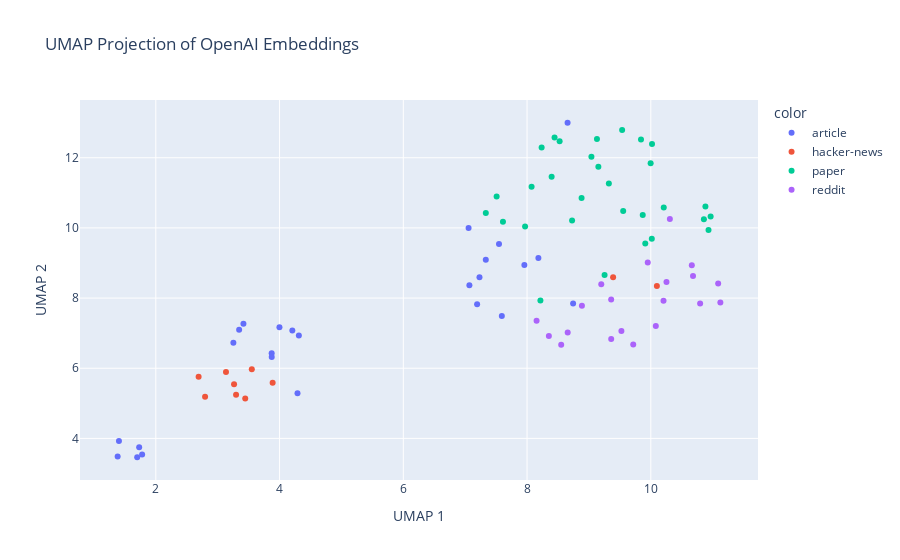

Notebook source saved alongside this figure:
### Code cell
client = OpenAI()

# Generate OpenAI embeddings
def get_openai_embeddings(texts):
    responses = []
    for text in texts:
        if len(text) > 8192:
            text = text[:8192]
        response = client.embeddings.create(input = [text], model="text-embedding-3-small").data[0].embedding
        print(response)
        responses.append(response)
    return responses

openai_embeddings = get_openai_embeddings(processed_documents)

# Apply UMAP to OpenAI embeddings
umap_openai = umap.UMAP(n_neighbors=5, min_dist=0.3, metric='cosine')
openai_umap_embeddings = umap_openai.fit_transform(openai_embeddings)

# Combine titles, texts, and types for hover information
hover_texts = [f"Title: {entry[0]}" for key in data for entry in data[key]]
document_types = [entry[2] for key in data for entry in data[key]]

# Create interactive plot for OpenAI embeddings
fig_openai = px.scatter(
    x=openai_umap_embeddings[:, 0], y=openai_umap_embeddings[:, 1],
    color=document_types, hover_data={'text': hover_texts},
    labels={'x': 'UMAP 1', 'y': 'UMAP 2'},
    title='UMAP Projection of OpenAI Embeddings'
)

# Update hover data
fig_openai.update_traces(marker=dict(size=5),
                         selector=dict(mode='markers+text'))

fig_openai.show()

### Figure 1 — Plotly figure (JSON) as saved in the notebook; plotly's stock layout.template omitted (floating-point values rounded to 4 significant figures)
{"data": [{"customdata": [["Title: Here's the moment Nvidia became the AI king and what it must do this week to keep the throne"], ["Title: Tens Summoned by Criminal Police Over Protests"], ["Title: How are you using AI to cope with grief? We want to hear from you"], ["Title: Border Patrol agents reveal how easily terrorists and killers get into US despite being screened"], ["Title: Tech firm set to launch AI product, train students"], ["Title: German, French Leaders Say Georgian Government, Ruling Party “Deviate” from EU Path"], ["Title: Process of making passport will be made easier, says Naqvi"], ["Title: Brace up for AI, robotics, automation threats, CIPM boss charges workers"], ["Title: Buildout, Inc. Unveils Game-Changing Technology Stack including an AI-Enabled Mobile App"], ["Title: Danny Batth hints he's set to become free agent less than a year after Norwich City move in 42-word message"], ["Title: Personal Data Protection Service Says Regulatory Clarifications are Necessary in the Agents’ Law"], ["Title: Denver Broncos could resurrect career of former All-Pro wide receiver"], ["Title: 20 Premier League free agents Leeds United could sign including Arsenal, Newcastle United and Everton stars"], ["Title: Among AI infrastructure hopefuls, Qualcomm has become an unlikely ally"], ["Title: Bruins’ Jeremy Swayman Shares Clear Goal For Free Agency"], ["Title: Fund thesis: AI is the X-factor "], ["Title: Despite Salaries Below $500,000, Here’s How College Football Coaches Build Million-Dollar Empires"], ["Title: Customer service staff hired at HMRC – without speaking to a human"], ["Title: Swecha to develop Telugu language-centric Large Language Models"], ["Title: Beursweek begint rustig, beleggers kijken uit naar Fed en Nvidia"], ["Title: Putin pressas av hemliga agenter på hemmaplan"], ["Title: 12 New York Giants free agents remain as OTAs begin"], ["Title: Heroes in green: Guardia Civil rescues baby locked in car"], ["Title: Finland to present plan to push back migrants on Russian border"], ["Title: Spam, junk … slop? The latest wave of AI behind the ‘zombie internet’"]], "hovertemplate": "color=article<br>UMAP 1=%{x}<br>UMAP 2=%{y}<br>text=%{customdata[0]}<extra></extra>", "legendgroup": "article", "marker": {"color": "#636efa", "symbol": "circle"}, "mode": "markers", "name": "article", "orientation": "v", "showlegend": true, "type": "scatter", "x": [8.183, 3.254, 7.055, 3.872, 7.231, 3.416, 4.312, 7.193, 7.068, 1.778, 3.347, 1.699, 1.404, 7.546, 1.731, 7.333, 4.29, 7.592, 8.655, 7.956, 4.206, 1.383, 3.873, 3.998, 8.744], "xaxis": "x", "y": [9.144, 6.724, 10.0, 6.43, 8.591, 7.269, 6.931, 7.823, 8.368, 3.54, 7.098, 3.463, 3.929, 9.542, 3.745, 9.092, 5.288, 7.487, 13.0, 8.94, 7.075, 3.481, 6.318, 7.168, 7.846], "yaxis": "y"}, {"customdata": [["Title: Huginn: Create agents that monitor and act on your behalf"], ["Title: Agents raid home of fired Florida data scientist who built Covid-19 dashboard"], ["Title: Amazon reportedly has Pinkerton agents surveil workers who try to form unions"], ["Title: I am under surveillance by Canadian agents, my computer has been backdoored"], ["Title: U.S. directs agents to cover up program used to investigate Americans"], ["Title: FBI agents accuse CIA of 9/11 coverup"], ["Title: SCOTUS rules you may sue government agents for damages when they violate rights"], ["Title: Generative Agents: Interactive Simulacra of Human Behavior"], ["Title: Sergey Aleynikov Sues FBI Agents Who Arrested Him"], ["Title: Be Careful when Speaking to Federal Agents - 18 U.S.C. Section 1001"]], "hovertemplate": "color=hacker-news<br>UMAP 1=%{x}<br>UMAP 2=%{y}<br>text=%{customdata[0]}<extra></extra>", "legendgroup": "hacker-news", "marker": {"color": "#EF553B", "symbol": "circle"}, "mode": "markers", "name": "hacker-news", "orientation": "v", "showlegend": true, "type": "scatter", "x": [10.1, 3.551, 3.888, 3.297, 3.264, 3.134, 3.445, 9.391, 2.692, 2.796], "xaxis": "x", "y": [8.342, 5.968, 5.589, 5.242, 5.545, 5.895, 5.134, 8.591, 5.756, 5.19], "yaxis": "y"}, {"customdata": [["Title: How Far Are We From AGI"], ["Title: Societal Adaptation to Advanced AI"], ["Title: Fine-Tuning Large Vision-Language Models as Decision-Making Agents via Reinforcement Learning"], ["Title: Biasing & Debiasing based Approach Towards Fair Knowledge Transfer for Equitable Skin Analysis"], ["Title: When LLMs step into the 3D World: A Survey and Meta-Analysis of 3D Tasks via Multi-modal Large Language Models"], ["Title: Co-Matching: Towards Human-Machine Collaborative Legal Case Matching"], ["Title: Novel Data Models for Inter-operable LCA Frameworks"], ["Title: A Design Trajectory Map of Human-AI Collaborative Reinforcement Learning Systems: Survey and Taxonomy"], ["Title: GPT Store Mining and Analysis"], ["Title: \"The Death of Wikipedia?\" -- Exploring the Impact of ChatGPT on Wikipedia Engagement"], ["Title: A Guide to Tracking Phylogenies in Parallel and Distributed Agent-based Evolution Models"], ["Title: Speaker Verification in Agent-Generated Conversations"], ["Title: Towards Consistent and Explainable Motion Prediction using Heterogeneous Graph Attention"], ["Title: StyloAI: Distinguishing AI-Generated Content with Stylometric Analysis"], ["Title: Red Teaming Language Models for Contradictory Dialogues"], ["Title: When Large Language Model Meets Optimization"], ["Title: Optimizing Search and Rescue UAV Connectivity in Challenging Terrain through Multi Q-Learning"], ["Title: Silicon nitride integrated photonics from visible to mid-infrared spectra"], ["Title: Solving the enigma: Deriving optimal explanations of deep networks"], ["Title: Semantic Communication via Rate Distortion Perception Bottleneck"], ["Title: Pedestrian evacuations with imitation of cooperative behavior"], ["Title: Mitigating Text Toxicity with Counterfactual Generation"], ["Title: DEBATE: Devil's Advocate-Based Assessment and Text Evaluation"], ["Title: Stock Market Dynamics Through Deep Learning Context"], ["Title: Infrared Adversarial Car Stickers"], ["Title: \"Hunt Takes Hare\": Theming Games Through Game-Word Vector Translation"], ["Title: IGOT: Information Gain Optimized Tokenizer on Domain Adaptive Pretraining"], ["Title: Organizational Selection of Innovation"], ["Title: Nearly Minimax Optimal Regret for Multinomial Logistic Bandit"], ["Title: Human-AI Safety: A Descendant of Generative AI and Control Systems Safety"]], "hovertemplate": "color=paper<br>UMAP 1=%{x}<br>UMAP 2=%{y}<br>text=%{customdata[0]}<extra></extra>", "legendgroup": "paper", "marker": {"color": "#00cc96", "symbol": "circle"}, "mode": "markers", "name": "paper", "orientation": "v", "showlegend": true, "type": "scatter", "x": [7.968, 7.333, 9.04, 10.88, 8.445, 8.397, 8.236, 8.073, 10.02, 9.911, 9.253, 9.13, 10.93, 9.537, 9.997, 8.526, 8.881, 8.728, 10.97, 9.554, 7.508, 10.02, 9.841, 10.86, 8.216, 10.21, 9.869, 9.322, 9.152, 7.61], "xaxis": "x", "y": [10.04, 10.43, 12.03, 10.61, 12.58, 11.46, 12.3, 11.17, 9.695, 9.553, 8.66, 12.54, 9.941, 12.79, 11.85, 12.47, 10.85, 10.21, 10.33, 10.48, 10.89, 12.39, 12.52, 10.25, 7.932, 10.58, 10.37, 11.27, 11.74, 10.17], "yaxis": "y"}, {"customdata": [["Title: LLM Agent platforms"], ["Title: CRISPR-GPT: An LLM Agent for Automated Design of Gene-Editing Experiments"], ["Title: Nuggt: A LLM Agent that runs on Wizcoder-15B (4-bit Quantised). It's time to democratise LLM Agents"], ["Title: No, LLM Agents can not Autonomously Exploit One-day Vulnerabilities."], ["Title: [R] Data Interpreter: An LLM Agent for Data Science"], ["Title: Launching AgentSearch - A local search engine for your LLM agent"], ["Title: [P] Nuggt: A LLM Agent that runs on Wizcoder-15B (4-bit Quantised). It's time to democratise LLM Agents"], ["Title: LLM agents can autonomously exploit one-day vulnerabilities"], ["Title: [R] CRISPR-GPT: An LLM Agent for Automated Design of Gene-Editing Experiments"], ["Title: Nuggt: A LLM Agent the runs on WizardCoder-15B (4-bit quantised). It's time to democratise LLM Agents"], ["Title: [R] AIOS: LLM Agent Operating System"], ["Title: 🌟📚 Introducing LLM-Agents-Papers-for-Simulation Repository! 📚🌟"], ["Title: LLM Agents can Autonomously Exploit One-day Vulnerabilities"], ["Title: AIOS: LLM Agent Operating System"], ["Title: What's the use case for LLM agents?"], ["Title: 🌟📚 Introducing LLM-Agents-Papers-for-Simulation Repository! 📚🌟"], ["Title: LLM Agents can Autonomously Hack Websites"], ["Title: LLM Agents can Autonomously Hack Websites"], ["Title: Looking for best resources on LLM Agents"], ["Title: LLM agent writes code to train robots"]], "hovertemplate": "color=reddit<br>UMAP 1=%{x}<br>UMAP 2=%{y}<br>text=%{customdata[0]}<extra></extra>", "legendgroup": "reddit", "marker": {"color": "#ab63fa", "symbol": "circle"}, "mode": "markers", "name": "reddit", "orientation": "v", "showlegend": true, "type": "scatter", "x": [10.21, 9.359, 10.66, 8.887, 10.31, 11.09, 10.25, 8.154, 9.199, 10.68, 10.08, 10.8, 8.657, 9.36, 9.525, 11.12, 8.352, 8.552, 9.716, 9.951], "xaxis": "x", "y": [7.924, 7.958, 8.936, 7.78, 10.26, 8.413, 8.459, 7.351, 8.393, 8.63, 7.207, 7.849, 7.022, 6.832, 7.064, 7.873, 6.921, 6.673, 6.678, 9.011], "yaxis": "y"}], "layout": {"legend": {"title": {"text": "color"}, "tracegroupgap": 0}, "title": {"text": "UMAP Projection of OpenAI Embeddings"}, "xaxis": {"anchor": "y", "domain": [0, 1], "title": {"text": "UMAP 1"}}, "yaxis": {"anchor": "x", "domain": [0, 1], "title": {"text": "UMAP 2"}}}}
